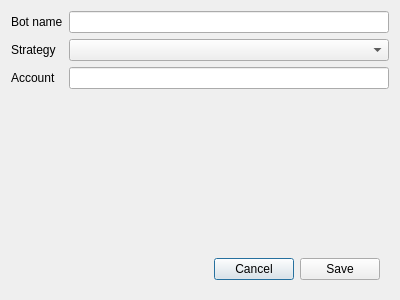
<?xml version="1.0" encoding="UTF-8"?>
<ui version="4.0">
 <class>Dialog</class>
 <widget class="QDialog" name="Dialog">
  <property name="geometry">
   <rect>
    <x>0</x>
    <y>0</y>
    <width>400</width>
    <height>300</height>
   </rect>
  </property>
  <property name="windowTitle">
   <string>Create Bot</string>
  </property>
  <property name="modal">
   <bool>true</bool>
  </property>
  <layout class="QGridLayout" name="gridLayout">
   <item row="1" column="0">
    <widget class="QWidget" name="widget" native="true">
     <property name="sizePolicy">
      <sizepolicy hsizetype="Preferred" vsizetype="Fixed">
       <horstretch>0</horstretch>
       <verstretch>0</verstretch>
      </sizepolicy>
     </property>
     <layout class="QHBoxLayout" name="horizontalLayout_2">
      <item>
       <spacer name="horizontalSpacer">
        <property name="orientation">
         <enum>Qt::Horizontal</enum>
        </property>
        <property name="sizeHint" stdset="0">
         <size>
          <width>179</width>
          <height>20</height>
         </size>
        </property>
       </spacer>
      </item>
      <item>
       <widget class="QPushButton" name="cancel_button">
        <property name="sizePolicy">
         <sizepolicy hsizetype="Fixed" vsizetype="Fixed">
          <horstretch>0</horstretch>
          <verstretch>0</verstretch>
         </sizepolicy>
        </property>
        <property name="text">
         <string>Cancel</string>
        </property>
       </widget>
      </item>
      <item>
       <widget class="QPushButton" name="save_button">
        <property name="sizePolicy">
         <sizepolicy hsizetype="Fixed" vsizetype="Fixed">
          <horstretch>0</horstretch>
          <verstretch>0</verstretch>
         </sizepolicy>
        </property>
        <property name="text">
         <string>Save</string>
        </property>
       </widget>
      </item>
     </layout>
    </widget>
   </item>
   <item row="0" column="0">
    <layout class="QFormLayout" name="formLayout">
     <item row="1" column="0">
      <widget class="QLabel" name="strategy_label">
       <property name="text">
        <string>Strategy</string>
       </property>
      </widget>
     </item>
     <item row="1" column="1">
      <widget class="QComboBox" name="strategy_input"/>
     </item>
     <item row="2" column="0">
      <widget class="QLabel" name="account_label">
       <property name="text">
        <string>Account</string>
       </property>
      </widget>
     </item>
     <item row="2" column="1">
      <widget class="QLineEdit" name="account_input"/>
     </item>
     <item row="0" column="0">
      <widget class="QLabel" name="botname_label">
       <property name="text">
        <string>Bot name</string>
       </property>
      </widget>
     </item>
     <item row="0" column="1">
      <widget class="QLineEdit" name="botname_input"/>
     </item>
    </layout>
   </item>
  </layout>
 </widget>
 <resources/>
 <connections/>
</ui>
